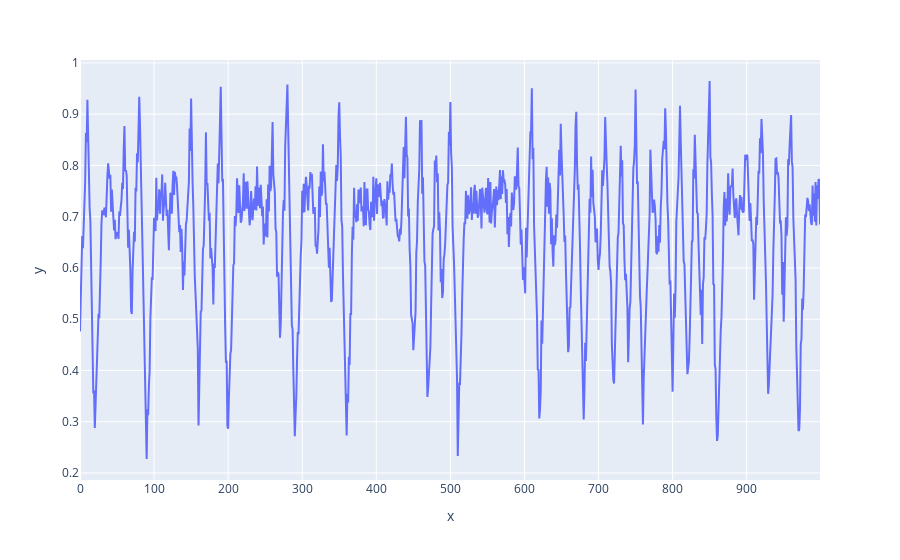

This figure's notebook cell:
### Code cell
import dash
import dash_core_components as dcc
import dash_html_components as html
import plotly.graph_objs as go
import pandas as pd
import plotly.express as px
import random


#distinct values      r  (range 0 - 4)
#_______________     _________________
#
#     1               1
#     2               3
#     4               3.4494899
#     8               3.5440905
#    16               3.5644074
#    32               3.5687595
#    64               3.5696917
#   128               3.5698914
#   256               3.5699341
#   512               3.5699433
#  1024               3.5699453
#  2048               3.©
#     .
#     .
#   2^n               3.5699468376

random.seed(13)

def lm(r, x):
    return r * x * (1 - x)
def logistic_values(n=1000, r = 3.5, fill= 10, skip=1000):
    
    x = 0.5
    s=0
    tmp = skip
    d = {'x':[], 'y':[] }
    count = 0
    for i in range(skip):
        x = lm(r, x)
    for i in range(int(n/fill)):
        newx = lm(r, x)
        delta = (newx-x)/fill
        #print('x {} newx {}'.format(x, newx))
        for j in range(fill):
            d['x'].append(count)
            d['y'].append(x + (random.random()-0.5)/10)
            x += delta 
            count += 1
    return d
            
        
l = logistic_values(n=1000, r=3.7, skip=0)

df = pd.DataFrame(l)



fig = px.line(df, x="x", y="y")
    
fig

### Figure 1 — Plotly figure (JSON) as saved in the notebook; plotly's stock layout.template omitted (floating-point values rounded to 4 significant figures; data arrays with more than 128 entries replaced by an {"elided": "..."} marker saying what was removed)
{"data": [{"hovertemplate": "x=%{x}<br>y=%{y}<extra></extra>", "legendgroup": "", "line": {"color": "#636efa", "dash": "solid"}, "mode": "lines", "name": "", "orientation": "v", "showlegend": false, "type": "scatter", "x": {"elided": "1000 int values"}, "xaxis": "x", "y": {"elided": "1000 float values"}, "yaxis": "y"}], "layout": {"legend": {"tracegroupgap": 0}, "margin": {"t": 60}, "xaxis": {"anchor": "y", "domain": [0, 1], "title": {"text": "x"}}, "yaxis": {"anchor": "x", "domain": [0, 1], "title": {"text": "y"}}}}
